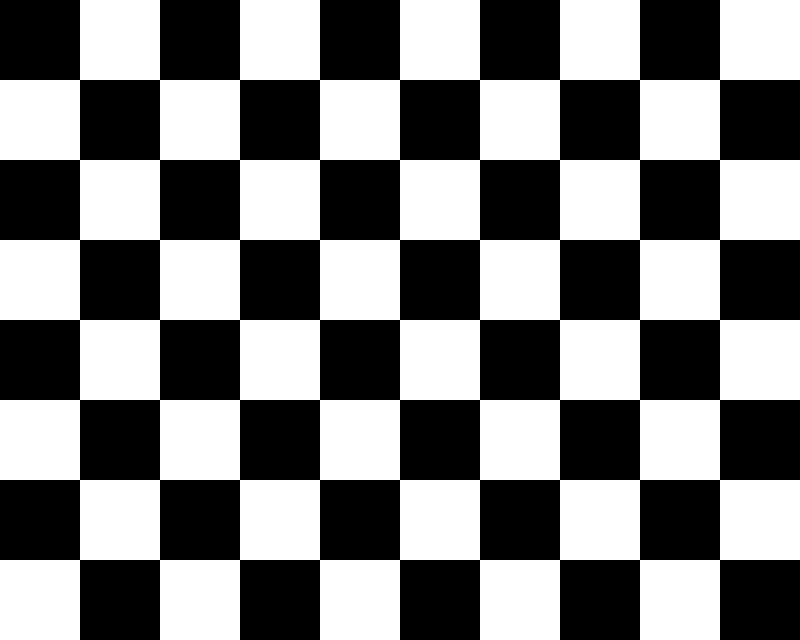
#> input picture chess.png, 1600 x 1280 px (shown at 1/2 size)
$ python main.py
#> lines starting #> are read from the running program, lines starting #| are printed output that depends on the picture; after the words box and inside, x2 and y2 are one past the last pixel; in counts of white or black regions, pixels touching at a corner belong together
import cv2 as cv
import numpy as np

WINDOW_NAME = "Test"
MARKER_NUMB = 11
MARKER_QUANTITY = MARKER_NUMB * MARKER_NUMB
MARKER_SIZE = 3
MARKER_COLOR = (0, 0, 255)


def imgScale(src, scale):
    width = int(src.shape[1] * scale)
    height = int(src.shape[0] * scale)
    return cv.resize(src, (width, height), interpolation=cv.INTER_AREA)


def getPoints():
    p = []
    startW = img.shape[1] * 0.1
    startH = img.shape[0] * 0.1
    w = img.shape[1] / (MARKER_NUMB - 1)
    h = img.shape[0] / (MARKER_NUMB - 1)
    for i in range(0, MARKER_NUMB):
        for j in range(0, MARKER_NUMB):
            p.append((int(startW + w * i), int(startH + h * j)))
    return p


def getSquares():
    squares = []

    for i in range(0, MARKER_NUMB - 1):
        for j in range(0, MARKER_NUMB - 1):
            squares.append([i * MARKER_NUMB + j, i * MARKER_NUMB + j + 1, (i + 1) * MARKER_NUMB + j,
                            (i + 1) * MARKER_NUMB + j + 1])

    return squares


def drawPoints(src, p):
    for i in range(0, len(p)):
        cv.circle(img=src, center=p[i], radius=MARKER_SIZE, color=MARKER_COLOR, thickness=cv.FILLED,
                  lineType=cv.LINE_AA)


def drawSquares(src, p, s):
    for i in range(0, len(s)):
        cv.line(src, p[s[i][0]], p[s[i][1]], (255, 255, 0), 1, cv.LINE_AA)
        cv.line(src, p[s[i][1]], p[s[i][3]], (255, 255, 0), 1, cv.LINE_AA)
        cv.line(src, p[s[i][3]], p[s[i][2]], (255, 255, 0), 1, cv.LINE_AA)
        cv.line(src, p[s[i][2]], p[s[i][0]], (255, 255, 0), 1, cv.LINE_AA)


def affineTransform(src):
    result = []
    center = int(MARKER_NUMB / 2)
    for i in range(0, MARKER_NUMB):
        for j in range(0, MARKER_NUMB):
            iDist = (i - center)
            jDist = (j - center)

            iCoef = jCoef = abs(iDist) ** 2 + abs(jDist) ** 2\

            if iDist < 0:
                iCoef *= -1

            if iDist == 0:
                iCoef = 0

            if jDist < 0:
                jCoef *= -1

            if jDist == 0:
                jCoef = 0

            # print(iCoef, sep=' ', end=' ', flush=True)
            result.append((src[i * MARKER_NUMB + j][0] + iCoef, src[i * MARKER_NUMB + j][1] + jCoef))

        # print(sep="\n")
    return result


def applyAffineTransform(src, srcTri, dstTri, size):
    warpMat = cv.getAffineTransform(np.float32(srcTri), np.float32(dstTri))
    dst = cv.warpAffine(src, warpMat, (size[0], size[1]), None, flags=cv.INTER_LINEAR,
                        borderMode=cv.BORDER_REFLECT_101)

    return dst


def distortion(src, res, pSrc, pRes, s):
    for i in range(0, len(s)):
        distortionTriangle(src, res, (pSrc[s[i][0]], pSrc[s[i][1]], pSrc[s[i][2]]), (pRes[s[i][0]], pRes[s[i][1]], pRes[s[i][2]]))
        distortionTriangle(src, res, (pSrc[s[i][1]], pSrc[s[i][2]], pSrc[s[i][3]]), (pRes[s[i][1]], pRes[s[i][2]], pRes[s[i][3]]))


def distortionTriangle(src, res, t1, t):
    r1 = cv.boundingRect(np.float32([t1]))
    r = cv.boundingRect(np.float32([t]))

    t1Rect = []
    tRect = []

    for i in range(0, 3):
        tRect.append(((t[i][0] - r[0]), (t[i][1] - r[1])))
        t1Rect.append(((t1[i][0] - r1[0]), (t1[i][1] - r1[1])))

    mask = np.zeros((r[3], r[2], 3), dtype=np.float32)
    cv.fillConvexPoly(mask, np.int32(tRect), (1.0, 1.0, 1.0), 16, 0)

    img1Rect = src[r1[1]:r1[1] + r1[3], r1[0]:r1[0] + r1[2]]

    size = (r[2], r[3])
    warpImage = applyAffineTransform(img1Rect, t1Rect, tRect, size)

    res[r[1]:r[1] + r[3], r[0]:r[0] + r[2]] = res[r[1]:r[1] + r[3], r[0]:r[0] + r[2]] * (1 - mask) + warpImage * mask


if __name__ == "__main__":
    img = cv.imread("chess.png")
#> img is the input picture: shape (1280, 1600, 3); min 0, max 255, mean 127.5
    img = imgScale(img, 0.5)
#> in imgScale, `return cv.resize(src, (width, height), interpolation=cv.INTER_AREA)`:
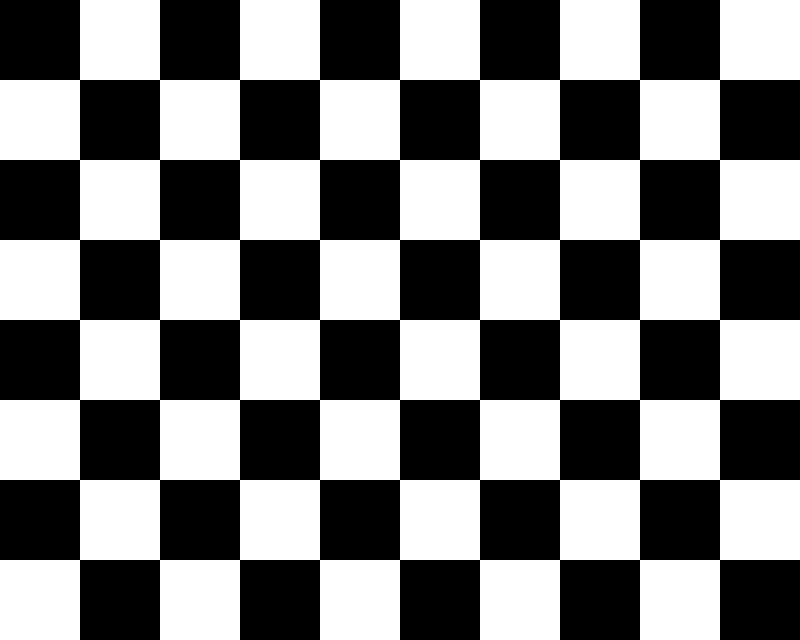
#> returned value: shape (640, 800, 3); min 0, max 255, mean 127.5
    scaledImg = np.zeros((int(img.shape[0] * 1.2), int(img.shape[1] * 1.2), 3), dtype=np.uint8)
    scaledImg[int(img.shape[0] * 0.1):scaledImg.shape[0] - int(img.shape[0] * 0.1),
            int(img.shape[1] * 0.1):scaledImg.shape[1] - int(img.shape[1] * 0.1)] = img
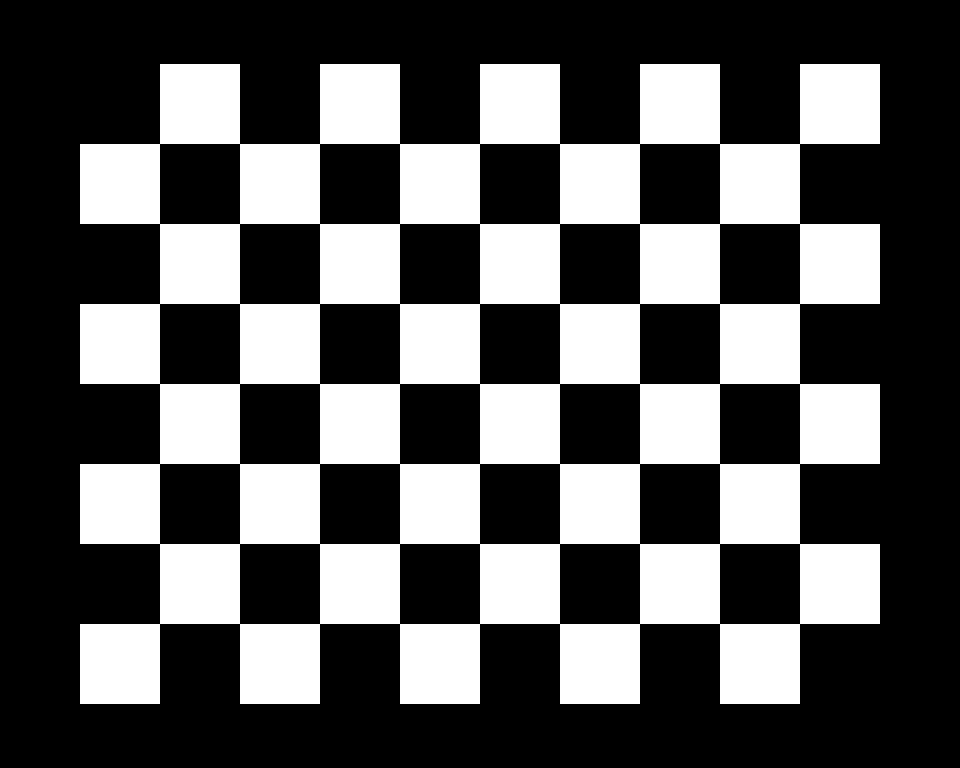
#> scaledImg: shape (768, 960, 3); min 0, max 255, mean 88.5

    points = getPoints()
    sq = getSquares()
    resPoints = affineTransform(points)

    resImg = np.zeros(scaledImg.shape, dtype=scaledImg.dtype)
    distortion(scaledImg, resImg, points, resPoints, sq)
#> the loop in distortion, `for i in range(0, len(s)):` made 100 passes
#> pass 1, in distortionTriangle, `img1Rect = src[r1[1]:r1[1] + r1[3], r1[0]:r1[0] + r1[2]]`:
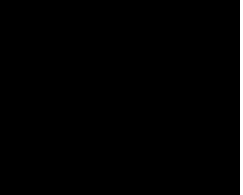
#> img1Rect: shape (65, 81, 3) (shown 3 times larger); 1.2% white in thin lines or dots, all inside (x1, y1, x2, y2) = (80, 0, 81, 65)
#> pass 1, in applyAffineTransform (call 2), `dst = cv.warpAffine(src, warpMat, (size[0], size[1]), None, flags=cv.I..`:
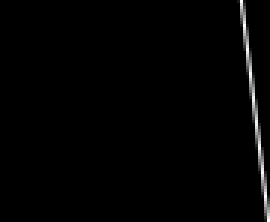
#> dst: shape (74, 90, 3) (shown 3 times larger); min 0, max 255, mean 3.1
#> pass 2, in distortionTriangle (call 3), `img1Rect = src[r1[1]:r1[1] + r1[3], r1[0]:r1[0] + r1[2]]`:
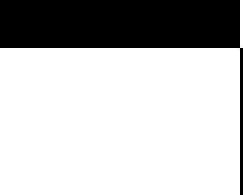
#> img1Rect: shape (65, 81, 3) (shown 3 times larger); min 0, max 255, mean 190.6

    drawSquares(scaledImg, resPoints, sq)
#> after the loop in drawSquares, `for i in range(0, len(s)):`:
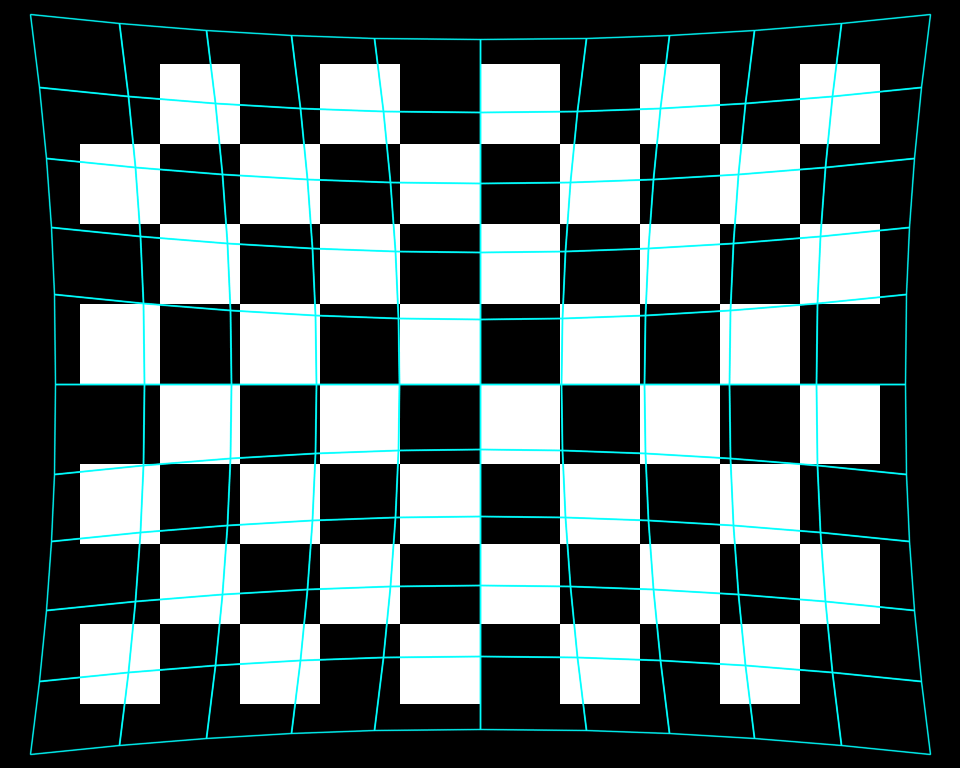
#> src: shape (768, 960, 3); 6.95% of pixels changed, all inside (x1, y1, x2, y2) = (29, 13, 932, 756)
    cv.imshow("scaled img", scaledImg)
    cv.imshow("result", resImg)
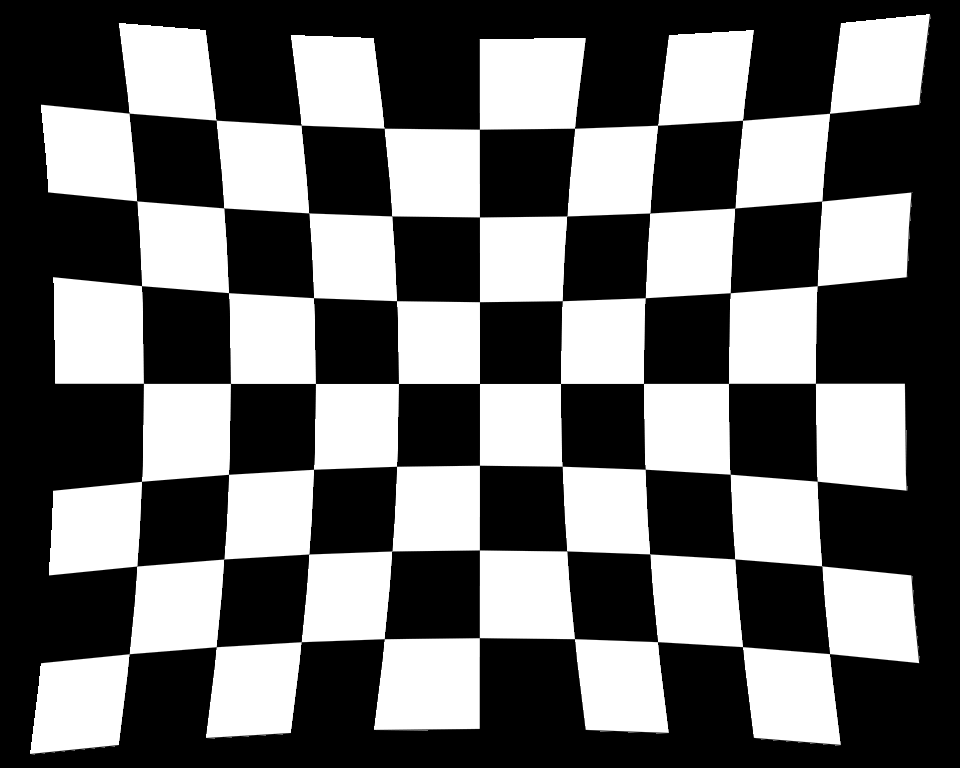
#> window 'result': shape (768, 960, 3); min 0, max 255, mean 105.7
    cv.waitKey(0)
    cv.destroyAllWindows()
